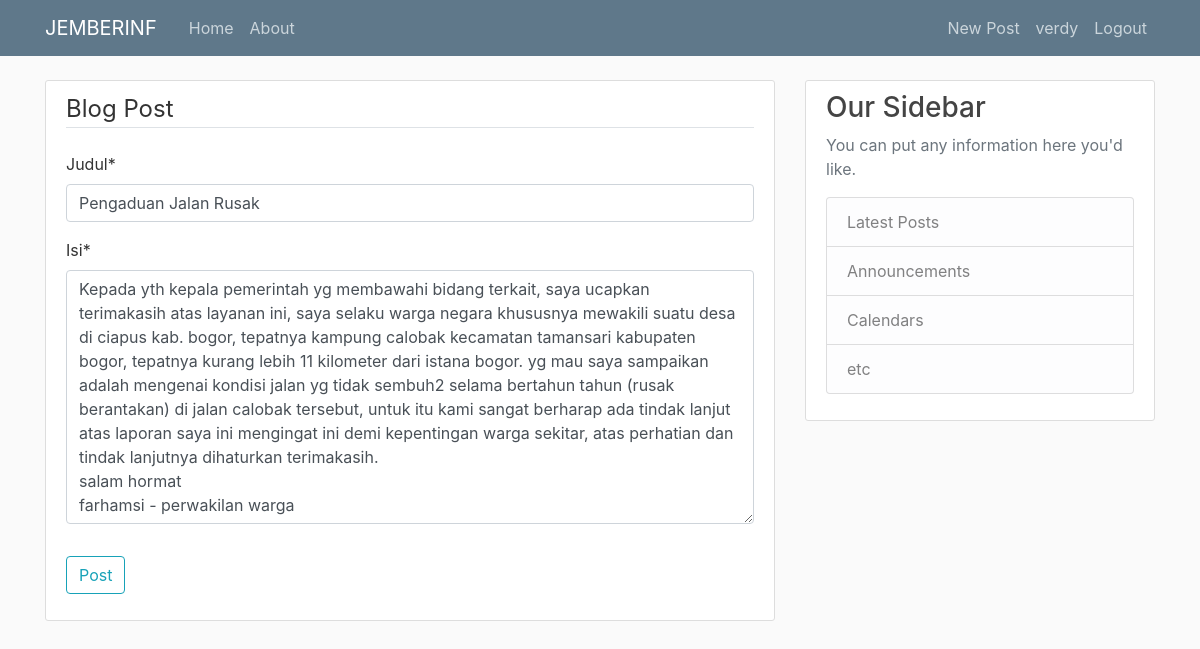
The page /post/16/update/ (signed in) on the database its author committed.
### blog/models.py (models this page shows, shortened)
class Post(models.Model):
	KATEGORI = (
			('Jalan', 'jalan'),
			('Jembatan', 'jembatan'),
			('Lampu Jalan', 'lampu_jalan'),
		)
	STATUS = (
			('Belum Di Survey', 'belum_di_survey'),
			('Sedang Di Survey', 'sedang_di_survey'),
			('Telah Di Survey', 'telah_di_survey'),
			('Dalam Proses Pengerjaan','dalam_proses_pengerjaan'),
			('Telah Di Perbaiki', 'telah_di_perbaiki')
		)
	judul		= models.CharField(max_length=255)
	isi 		= models.TextField()
	kategori 	= models.CharField(max_length=255, choices=KATEGORI)
	waktu_post	= models.DateTimeField(default=timezone.now)
	foto 		= models.ImageField(default='blank.jpg', upload_to='pengaduan', null=True, blank=True)
	status 		= models.CharField(max_length=255, choices=STATUS, default='Belum Di Survey')
	penulis		= models.ForeignKey(User, on_delete = models.CASCADE)

### blog/views.py (the view, shortened to what this page needs)
# urls.py: path('post/<int:pk>/update/', PostUpdateView.as_view(), name = 'post-update'),
class PostUpdateView(LoginRequiredMixin, UserPassesTestMixin, UpdateView):
	model = Post
	fields = ['judul', 'isi']
	def test_func(self):
		post = self.get_object()
		if self.request.user == post.penulis:
			return True
		return False

### blog/templates/blog/post_form.html (shortened to what this page needs)
{% extends "blog/base.html" %}
{% load crispy_forms_tags %}
{% block content %}
    <div class="content-section">
        <form method="POST" enctype="multipart/form-data">
            <fieldset class="form-group">
                <legend class="border-bottom mb-4">Blog Post</legend>
                {{ form|crispy }}
            </fieldset>
            <div class="form-group">
                <button class="btn btn-outline-info" type="submit">Post</button>
            </div>
        </form>
    </div>
{% endblock content %}

### blog/templates/blog/base.html (shortened to what this page needs)
{% load static %}
<!DOCTYPE html>
<html>
<head>
    <link rel="stylesheet" href="https://maxcdn.bootstrapcdn.com/bootstrap/4.0.0/css/bootstrap.min.css">
    <link rel="stylesheet" type="text/css" href="{% static 'blog/main.css' %}">
</head>
<body>
    <header class="site-header">
      <nav class="navbar navbar-expand-md navbar-dark bg-steel fixed-top">
        <div class="container">
          <a class="navbar-brand mr-4" href="{% url 'blog-home' %}">JEMBERINF</a>
          <div class="collapse navbar-collapse" id="navbarToggle">
            <div class="navbar-nav mr-auto">
              <a class="nav-item nav-link" href="{% url 'blog-home' %}">Home</a>
              <a class="nav-item nav-link" href="{% url 'blog-about' %}">About</a>
            </div>
            <div class="navbar-nav">
              {% if user.is_authenticated %}
              <a class="nav-item nav-link" href="{% url 'post-create' %}">New Post</a>
              <a class="nav-item nav-link" href="{% url 'profile' %}">{{user.username}}</a>
              <a class="nav-item nav-link" href="{% url 'logout' %}">Logout</a>
                {% else %}
              <a class="nav-item nav-link" href="{% url 'login' %}">Login</a>
              <a class="nav-item nav-link" href="{% url 'register' %}">Register</a>
            {% endif %}
            </div>
          </div>
        </div>
      </nav>
    </header>
    <main role="main" class="container">
      <div class="row">
        <div class="col-md-8">
          {% block content %}{% endblock %}
        </div>
        <div class="col-md-4">
          <div class="content-section">
            <h3>Our Sidebar</h3>
            <p class='text-muted'>You can put any information here you'd like.
              <ul class="list-group">
                <li class="list-group-item list-group-item-light">Latest Posts</li>
                <li class="list-group-item list-group-item-light">Announcements</li>
                <li class="list-group-item list-group-item-light">Calendars</li>
                <li class="list-group-item list-group-item-light">etc</li>
              </ul>
            </p>
          </div>
        </div>
      </div>
    </main>
</body>
</html>

### blog/static/blog/main.css (style rules this page uses)
body { background: #fafafa; color: #333333; margin-top: 5rem; }
h1, h2, h3, h4, h5, h6 { color: #444444; }
ul { margin: 0; }
.bg-steel { background-color: #5f788a; }
.site-header .navbar-nav .nav-link { color: #cbd5db; }
.content-section { background: #ffffff; padding: 10px 20px; border: 1px solid #dddddd; border-radius: 3px; margin-bottom: 20px; }

### rows shown on the page
Post: judul "Pengaduan Jalan Rusak", isi "Kepada yth kepala pemerintah yg membawahi bidang terkait, saya ucapkan terimakasih atas layanan ini, saya selaku warga negara khususnya mewakili suatu desa di ciapus kab. bogor, tepatnya kampung calobak kecamatan tamansari kabupaten bogor, tepatnya kurang lebih 11 kilometer dari istana bogor. yg mau saya sampaikan adalah mengenai kondisi jalan yg tidak sembuh2 selama bertahun tahun (rusak berantakan) di jalan calobak tersebut, untuk itu kami sangat berharap ada tindak lanjut atas laporan saya ini mengingat ini demi kepentingan warga sekitar, atas perhatian dan tindak lanjutnya dihaturkan terimakasih. salam hormat farhamsi - perwakilan warga"

### other values the page prints
{{ user.username }} "verdy"
